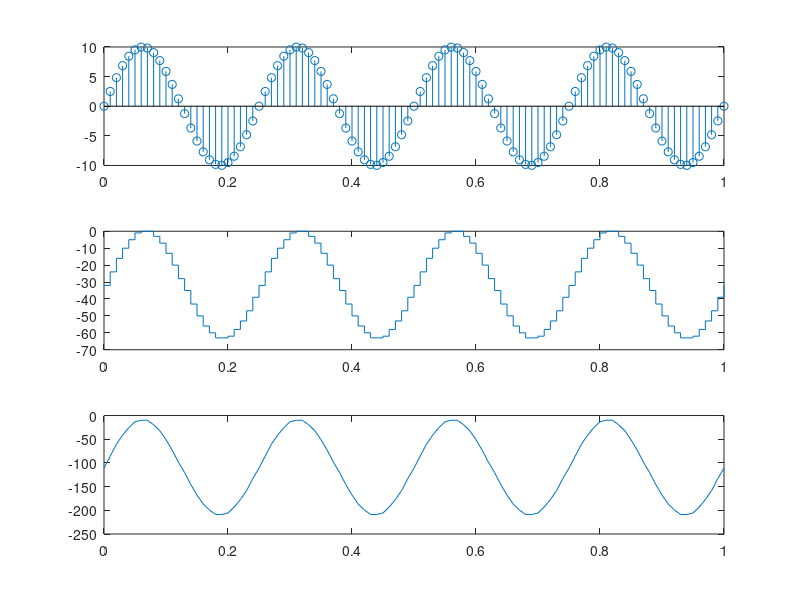

This figure's MATLAB source:
fs=100;
T=1/fs;
t=0:T:1;
x=10*sin(2*pi*4*t);
bit_depth=6;
mini=min(x);
maxi=max(x);
quantized=round((x+mini)/(maxi-mini)*(2^bit_depth-1));
decoded=quantized/(maxi-mini)*(2^bit_depth-1)+mini
subplot(3,1,1);
stem(t,x);
subplot(3,1,2);
stairs(t,quantized)
subplot(3,1,3);
plot(t,decoded)